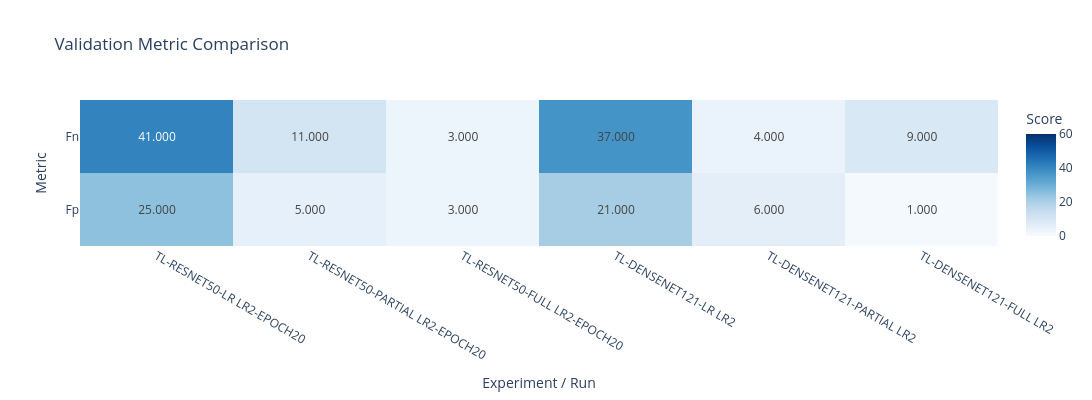

Notebook code cell kept with this figure:
### Markdown cell above
### 4-2. 오류 개수 비교

### Code cell
cxp_plot.plot_metric_comparison(
    validation_results_df,
    metrics=["fp", "fn"],
    score_range=(0, 60),
)

### Figure 1 — Plotly figure (JSON) as saved in the notebook; plotly's stock layout.template omitted (floating-point values rounded to 4 significant figures)
{"data": [{"colorbar": {"title": {"text": "Score"}}, "colorscale": [[0, "rgb(247,251,255)"], [0.125, "rgb(222,235,247)"], [0.25, "rgb(198,219,239)"], [0.375, "rgb(158,202,225)"], [0.5, "rgb(107,174,214)"], [0.625, "rgb(66,146,198)"], [0.75, "rgb(33,113,181)"], [0.875, "rgb(8,81,156)"], [1, "rgb(8,48,107)"]], "showscale": true, "text": [[25, 5, 3, 21, 6, 1], [41, 11, 3, 37, 4, 9]], "texttemplate": "%{text:.3f}", "type": "heatmap", "x": ["TL-RESNET50-LR\nLR2-EPOCH20", "TL-RESNET50-PARTIAL\nLR2-EPOCH20", "TL-RESNET50-FULL\nLR2-EPOCH20", "TL-DENSENET121-LR\nLR2", "TL-DENSENET121-PARTIAL\nLR2", "TL-DENSENET121-FULL\nLR2"], "y": ["Fp", "Fn"], "z": [[25, 5, 3, 21, 6, 1], [41, 11, 3, 37, 4, 9]], "zmax": 60, "zmin": 0}], "layout": {"height": 400, "title": {"text": "Validation Metric Comparison"}, "width": 1100, "xaxis": {"title": {"text": "Experiment / Run"}}, "yaxis": {"title": {"text": "Metric"}}}}
